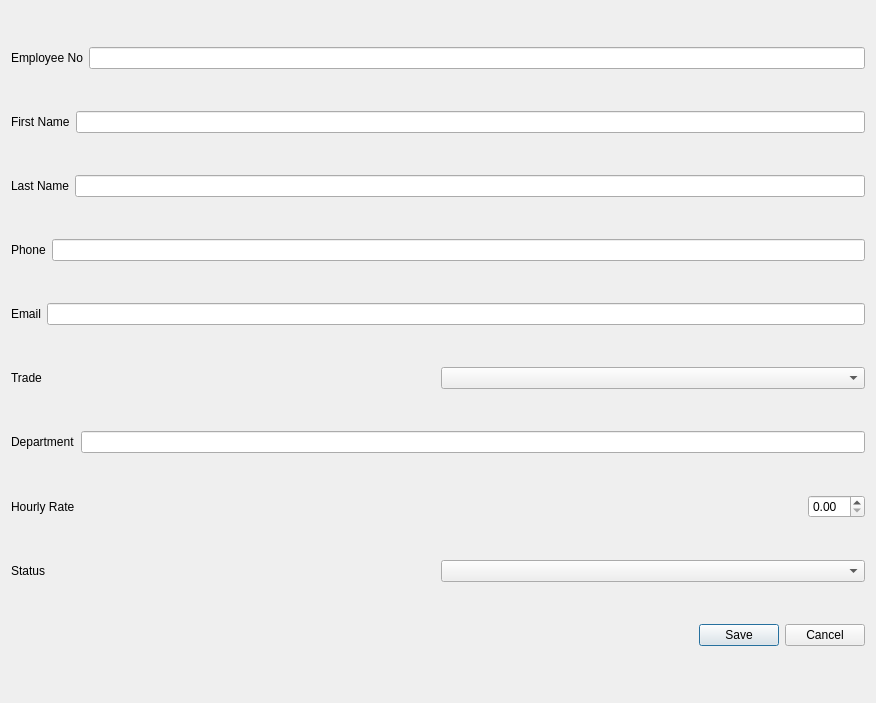
<?xml version="1.0" encoding="UTF-8"?>
<ui version="4.0">
 <class>AddTechnicianDialog</class>
 <widget class="QDialog" name="AddTechnicianDialog">
  <property name="geometry">
   <rect>
    <x>0</x>
    <y>0</y>
    <width>876</width>
    <height>703</height>
   </rect>
  </property>
  <property name="windowTitle">
   <string>Add Technician</string>
  </property>
  <layout class="QVBoxLayout" name="verticalLayout">
   <item>
    <layout class="QHBoxLayout" name="horizontalLayout">
     <item>
      <widget class="QLabel" name="lblEmployeeNo">
       <property name="text">
        <string>Employee No</string>
       </property>
      </widget>
     </item>
     <item>
      <widget class="QLineEdit" name="txtEmployeeNumber"/>
     </item>
    </layout>
   </item>
   <item>
    <layout class="QHBoxLayout" name="horizontalLayout_2">
     <item>
      <widget class="QLabel" name="lblFirstName">
       <property name="text">
        <string>First Name</string>
       </property>
      </widget>
     </item>
     <item>
      <widget class="QLineEdit" name="txtFirstName"/>
     </item>
    </layout>
   </item>
   <item>
    <layout class="QHBoxLayout" name="horizontalLayout_3">
     <item>
      <widget class="QLabel" name="lblLastName">
       <property name="text">
        <string>Last Name</string>
       </property>
      </widget>
     </item>
     <item>
      <widget class="QLineEdit" name="txtLastName"/>
     </item>
    </layout>
   </item>
   <item>
    <layout class="QHBoxLayout" name="horizontalLayout_4">
     <item>
      <widget class="QLabel" name="lblPhone">
       <property name="text">
        <string>Phone</string>
       </property>
      </widget>
     </item>
     <item>
      <widget class="QLineEdit" name="txtPhone"/>
     </item>
    </layout>
   </item>
   <item>
    <layout class="QHBoxLayout" name="horizontalLayout_5">
     <item>
      <widget class="QLabel" name="lblEmail">
       <property name="text">
        <string>Email</string>
       </property>
      </widget>
     </item>
     <item>
      <widget class="QLineEdit" name="txtEmail"/>
     </item>
    </layout>
   </item>
   <item>
    <layout class="QHBoxLayout" name="horizontalLayout_6">
     <item>
      <widget class="QLabel" name="lblTrade">
       <property name="text">
        <string>Trade</string>
       </property>
      </widget>
     </item>
     <item>
      <widget class="QComboBox" name="cmbTrade"/>
     </item>
    </layout>
   </item>
   <item>
    <layout class="QHBoxLayout" name="horizontalLayout_7">
     <item>
      <widget class="QLabel" name="lblDepartment">
       <property name="text">
        <string>Department</string>
       </property>
      </widget>
     </item>
     <item>
      <widget class="QLineEdit" name="txtDepartment"/>
     </item>
    </layout>
   </item>
   <item>
    <layout class="QHBoxLayout" name="horizontalLayout_8">
     <item>
      <widget class="QLabel" name="lblHourlyRate">
       <property name="text">
        <string>Hourly Rate</string>
       </property>
      </widget>
     </item>
     <item alignment="Qt::AlignmentFlag::AlignRight">
      <widget class="QDoubleSpinBox" name="dsbHourlyRate"/>
     </item>
    </layout>
   </item>
   <item>
    <layout class="QHBoxLayout" name="horizontalLayout_9">
     <item>
      <widget class="QLabel" name="lblStatus">
       <property name="text">
        <string>Status</string>
       </property>
      </widget>
     </item>
     <item>
      <widget class="QComboBox" name="cmbStatus"/>
     </item>
    </layout>
   </item>
   <item>
    <widget class="QDialogButtonBox" name="buttonBox">
     <property name="orientation">
      <enum>Qt::Orientation::Horizontal</enum>
     </property>
     <property name="standardButtons">
      <set>QDialogButtonBox::StandardButton::Cancel|QDialogButtonBox::StandardButton::Save</set>
     </property>
    </widget>
   </item>
  </layout>
 </widget>
 <resources/>
 <connections>
  <connection>
   <sender>buttonBox</sender>
   <signal>accepted()</signal>
   <receiver>AddTechnicianDialog</receiver>
   <slot>accept()</slot>
   <hints>
    <hint type="sourcelabel">
     <x>248</x>
     <y>254</y>
    </hint>
    <hint type="destinationlabel">
     <x>157</x>
     <y>274</y>
    </hint>
   </hints>
  </connection>
  <connection>
   <sender>buttonBox</sender>
   <signal>rejected()</signal>
   <receiver>AddTechnicianDialog</receiver>
   <slot>reject()</slot>
   <hints>
    <hint type="sourcelabel">
     <x>316</x>
     <y>260</y>
    </hint>
    <hint type="destinationlabel">
     <x>286</x>
     <y>274</y>
    </hint>
   </hints>
  </connection>
 </connections>
</ui>
